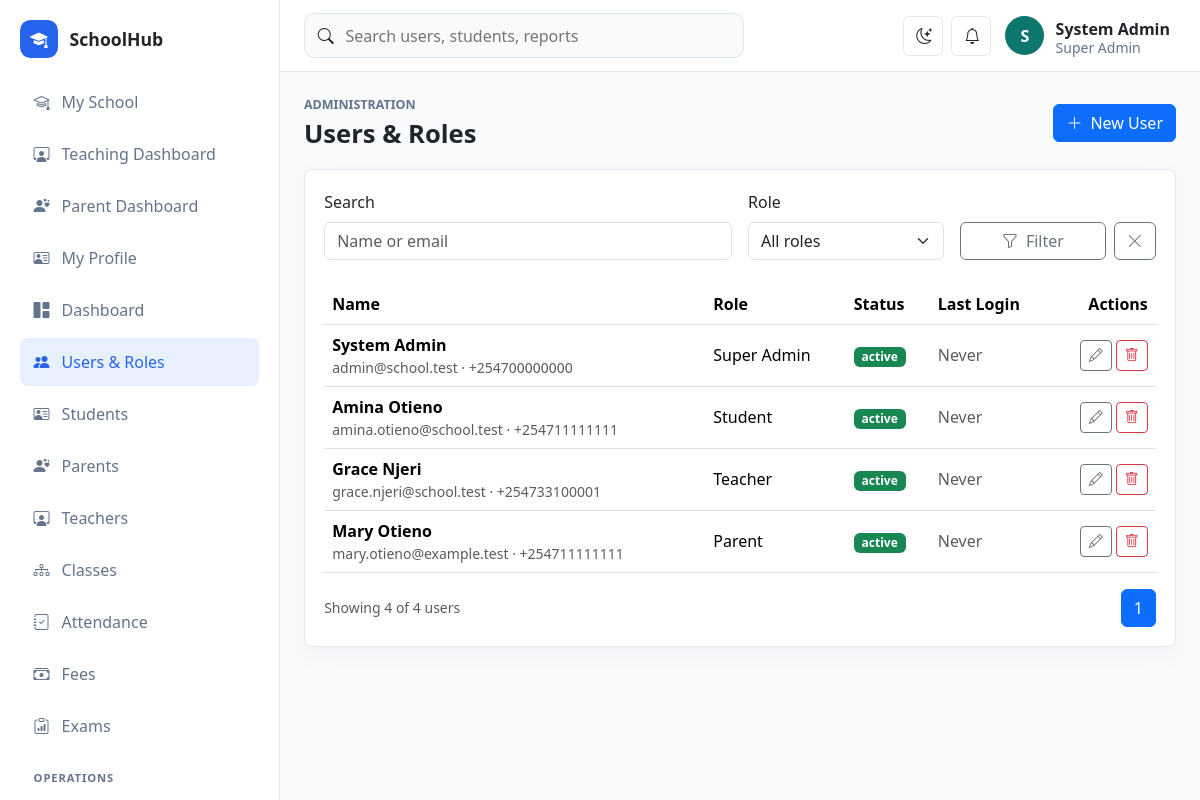
Page /school/public/users (signed in) on the committed database.
### tables this page shows
CREATE TABLE roles (
    id BIGINT UNSIGNED AUTO_INCREMENT PRIMARY KEY,
    name VARCHAR(100) NOT NULL,
    slug VARCHAR(120) NOT NULL UNIQUE,
    description VARCHAR(255) NULL,
    created_at TIMESTAMP DEFAULT CURRENT_TIMESTAMP
);

CREATE TABLE users (
    id BIGINT UNSIGNED AUTO_INCREMENT PRIMARY KEY,
    role_id BIGINT UNSIGNED NOT NULL,
    first_name VARCHAR(100) NOT NULL,
    last_name VARCHAR(100) NOT NULL,
    email VARCHAR(190) NOT NULL UNIQUE,
    phone VARCHAR(40) NULL,
    password_hash VARCHAR(255) NOT NULL,
    status ENUM('active', 'inactive', 'suspended') NOT NULL DEFAULT 'active',
    two_factor_secret VARCHAR(255) NULL,
    last_login_at TIMESTAMP NULL,
    created_at TIMESTAMP DEFAULT CURRENT_TIMESTAMP,
    updated_at TIMESTAMP DEFAULT CURRENT_TIMESTAMP ON UPDATE CURRENT_TIMESTAMP,
    INDEX idx_users_role_status (role_id, status),
    CONSTRAINT fk_users_role FOREIGN KEY (role_id) REFERENCES roles(id)
);

### app/Views/users/index.php (the view, shortened to what the rows shown need)
<div class="page-heading">
    <div>
        <h1>Users & Roles</h1>
    </div>
</div>
<section class="panel">
    <div class="table-responsive">
        <table class="table align-middle">
            <thead>
                <tr>
                    <th>Name</th>
                    <th>Role</th>
                    <th>Status</th>
                    <th>Last Login</th>
                    <th class="text-end">Actions</th>
                </tr>
            </thead>
            <tbody>
                <?php foreach ($users['items'] as $user): ?>
                    <tr>
                        <td>
                            <div class="fw-semibold"><?= e($user['first_name'] . ' ' . $user['last_name']) ?></div>
                            <div class="text-muted small"><?= e($user['email']) ?><?= $user['phone'] ? ' · ' . e($user['phone']) : '' ?></div>
                        </td>
                        <td><?= e($user['role_name']) ?></td>
                        <td><span class="badge text-bg-<?= $user['status'] === 'active' ? 'success' : 'secondary' ?>"><?= e($user['status']) ?></span></td>
                        <td><?= $user['last_login_at'] ? e(date('M j, Y H:i', strtotime($user['last_login_at']))) : '<span class="text-muted">Never</span>' ?></td>
                        <td class="text-end">
                            <?php if (\App\Core\Auth::can('users.manage')): ?>
                                <a class="btn btn-sm btn-outline-secondary" href="<?= e(url('/users/edit?id=' . $user['id'])) ?>"><i class="bi bi-pencil"></i></a>
                                <form class="d-inline" action="<?= e(url('/users/delete')) ?>" method="post" data-confirm="Delete this user?">
                                    <button class="btn btn-sm btn-outline-danger" type="submit"><i class="bi bi-trash"></i></button>
                                </form>
                            <?php endif; ?>
                        </td>
                    </tr>
                <?php endforeach; ?>
            </tbody>
        </table>
    </div>
    <div class="d-flex justify-content-between align-items-center">
        <p class="text-muted small mb-0">Showing <?= count($users['items']) ?> of <?= e($users['total']) ?> users</p>
        <nav aria-label="User pages">
            <ul class="pagination mb-0">
            </ul>
        </nav>
    </div>
</section>

### app/Views/layouts/app.php (shortened to what the rows shown need)
<!doctype html>
<html lang="en" data-bs-theme="light">
<head>
    <link href="https://cdn.jsdelivr.net/npm/bootstrap@5.3.3/dist/css/bootstrap.min.css" rel="stylesheet">
    <link href="https://cdn.jsdelivr.net/npm/bootstrap-icons@1.11.3/font/bootstrap-icons.css" rel="stylesheet">
    <link href="<?= e(url('/assets/css/app.css')) ?>" rel="stylesheet">
</head>
<body>
<div class="app-shell">
    <div class="main-shell">
        <header class="topbar">
            <div class="ms-auto d-flex align-items-center gap-2">
                <div class="dropdown">
                    <button class="profile-button" data-bs-toggle="dropdown" aria-expanded="false">
                        <span class="d-none d-sm-block text-start">
                            <strong><?= e(current_user()['name'] ?? 'User') ?></strong>
                            <small><?= e(current_user()['role'] ?? '') ?></small>
                        </span>
                    </button>
                </div>
            </div>
        </header>
        <main class="content-shell">
            <?= $content ?>
        </main>
    </div>
</div>
</body>
</html>

### rows in the picture
roles: name "Super Admin"
users: first_name+last_name "System Admin", email "admin@school.test", phone "+254700000000", role.name "Super Admin", status "active", shows "Never"
users: first_name+last_name "Amina Otieno", email "amina.otieno@school.test", phone "+254711111111", role.name "Student", status "active", shows "Never"
users: first_name+last_name "Grace Njeri", email "grace.njeri@school.test", phone "+254733100001", role.name "Teacher", status "active", shows "Never"
users: first_name+last_name "Mary Otieno", email "mary.otieno@example.test", phone "+254711111111", role.name "Parent", status "active", shows "Never", id "4"

### other values in the picture
app_config('name') "SchoolHub"
substr(current_user()['name'] ?? 'U', 0, 1) "S"
current_user()['name'] "System Admin"
count($users['items']) "4"
